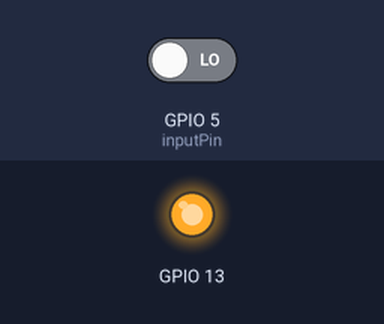
Recording of a sketch running on a simulated ESP8266 (NodeMCU). On the bench: output pins drawn as LEDs (lit = HIGH). Inputs (shaded band) come from the test bench; at power-on: GPIO 5 (inputPin) LOW. WiFi joins after 1.5 s; servers stay silent unless stated; uploads are accepted with an empty reply; random numbers use the default seed unless the sketch sets one; what the sketch prints to the serial monitor is not drawn.

Above: at 4.7 s.
4.8 s: GPIO 5 (inputPin) driven HIGH
At 11.0 s:
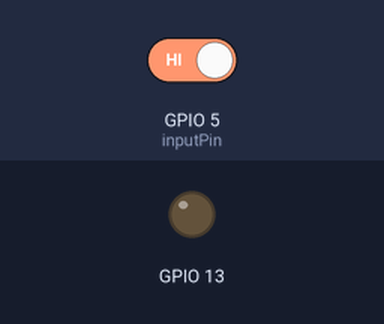
Timing chart, 0 to 21.9 s (numbered marks = the images above; inputs shaded):
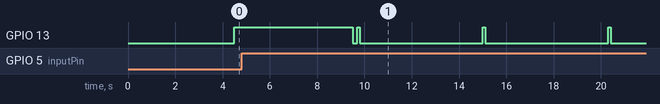

Measured:
- by itself, GPIO 13: repeats every 5.3 s: HIGH 0.10 s, LOW 5.2 s

The sketch:

datatowebserverFromMCU.ino
```cpp
int inputPin = 5; // Input pin which will be used for Industrial parameter recording sensors(for Infrared sensor)
int val = 0; // variable for reading the pin status
//libraries
#include <ESP8266WiFi.h>
#include <WiFiClient.h>
#include <ESP8266WebServer.h>
#include <ESP8266HTTPClient.h>

const char *ssid = "Pks";  //personal note to self - never use " or ' in ssid
const char *password = "pks123456"; //

//Web/Server address to read/write from
const char *host = "https://itspks.gq";

//=======================================================================
//                    Power on setup
//=======================================================================

void setup() {
 pinMode(inputPin, INPUT);
pinMode(13,OUTPUT);

  delay(1000);
  Serial.begin(115200);
  WiFi.mode(WIFI_OFF);
  delay(1000);
  WiFi.mode(WIFI_STA);

  WiFi.begin(ssid, password);
  Serial.println("");

  Serial.print("Connecting");
  // Wait for connection
  while (WiFi.status() != WL_CONNECTED) {
    delay(500);
    Serial.print(".");
  }

   Serial.println("");
  Serial.print("Connected to ");
  Serial.println(ssid);
  Serial.print("IP address: ");
  Serial.println(WiFi.localIP());
}

//=======================================================================
//                    Main Program Loop
//=======================================================================
void loop() {

  val = digitalRead(inputPin);
   if (val == HIGH) {

  Serial.print("DETECTED");
  HTTPClient http;

  String ADCData, station, postData;
  int adcvalue=random(1,50);
  ADCData = String(adcvalue);
  station =random(1,10); //value to be sent
  int pks = random(1,10); // status of the string
  //Post Data post data
  postData = "phlevel=" + ADCData + "&turbidity=" + station + "&do=" + pks  ;

  http.begin("http://www.captiozon.tk/postdemo.php");     //website URL         //Specify request destination
  http.addHeader("Content-Type", "application/x-www-form-urlencoded");

  int httpCode = http.POST(postData);   //Send the request
  String payload = http.getString();    //Get the response payloaddd

  Serial.println(httpCode);   //Print HTTP return code
  Serial.println(payload);    //Print request response payload

  http.end();  //Close connection
  digitalWrite(13,HIGH);
    delay(100);
    digitalWrite(13,LOW);

  delay(5000);  //Post Data at every 5 second

  }

  else {
    Serial.print("NOT DETECTED");
    delay(1000);
    digitalWrite(13,HIGH);
    delay(1000);
    digitalWrite(13,LOW);
    digitalWrite(13,HIGH);
    delay(1000);
    digitalWrite(13,LOW);
    digitalWrite(13,HIGH);
    delay(1000);
    digitalWrite(13,LOW);
    digitalWrite(13,HIGH);
    delay(1000);
    digitalWrite(13,LOW);
    digitalWrite(13,HIGH);
    delay(1000);
    digitalWrite(13,LOW);


    }

}
//=======================================================================
```
